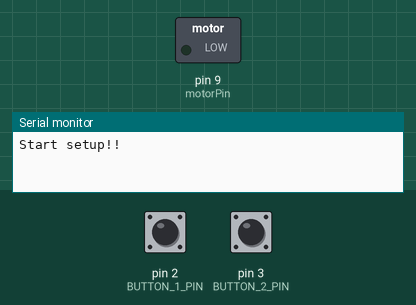
This sketch was run on a simulated Arduino Uno, built with avr-gcc and run on an emulated ATmega328P. On the bench: switched loads named in the sketch (green lamp = pin HIGH), the last lines printed to the serial monitor. The test bench sets the inputs (shaded band); at power-on: pin 2 (BUTTON_1_PIN) LOW, pin 3 (BUTTON_2_PIN) LOW.

Above: at 1.2 s.
1.3 s: pin 2 (BUTTON_1_PIN) pulled HIGH for 0.15 s
At 1.6 s:
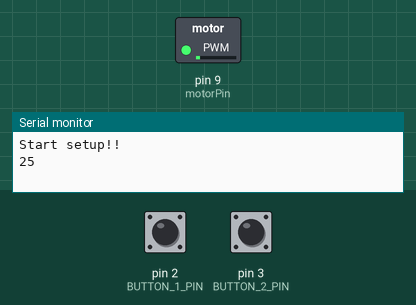
2.9 s: pin 3 (BUTTON_2_PIN) pulled HIGH for 0.15 s
At 4.0 s:
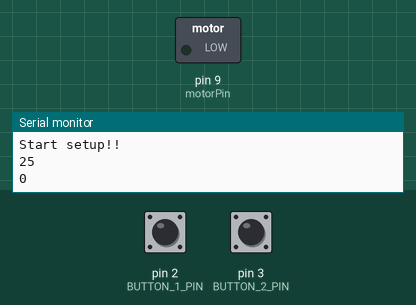
4.5 s: pin 2 (BUTTON_1_PIN) pulled HIGH for 1 s
At 5.3 s:
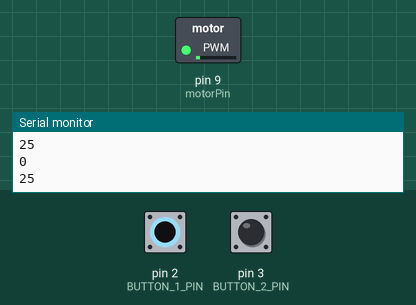
7.0 s: pin 3 (BUTTON_2_PIN) pulled HIGH for 1 s
At 8.4 s:
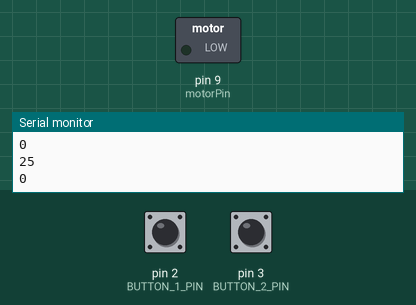
9.5 s: pin 2 (BUTTON_1_PIN) pulsed HIGH 5 times (0.12 s each, 0.3 s apart)
At 11.3 s:
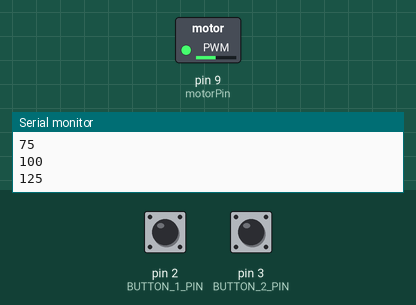
12.5 s: pin 2 (BUTTON_1_PIN) pulled HIGH for 0.15 s
At 13.8 s:
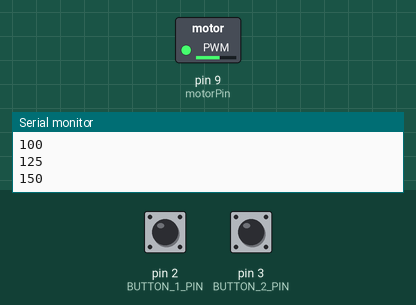
Timing chart, 0 to 15.1 s (numbered marks = the images above; inputs shaded):
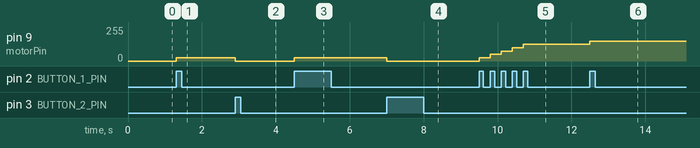

Measured:
- after the input at 1.3 s, pin 9 (motorPin): 0/255 → 25/255 at once
- after the input at 2.9 s, pin 9 (motorPin): 25/255 → 0/255 at once
- after the input at 4.5 s, pin 9 (motorPin): 0/255 → 25/255 at once
- after the input at 7.0 s, pin 9 (motorPin): 25/255 → 0/255 at once
- after the input at 9.5 s, pin 9 (motorPin): moves from 0/255 to 125/255 over 1.2 s, starting at once
- after the input at 12.5 s, pin 9 (motorPin): 125/255 → 150/255 at once

The sketch:

motor_PWM_button_interrupt.ino
```cpp
#define motorPin 9
#define BUTTON_OFF 0
#define BUTTON1_ON 1
#define BUTTON2_ON 2
const int BUTTON_1_PIN = 2;
const int BUTTON_2_PIN = 3;
int PWM=0;
volatile int buttonState;
void setup() {
  Serial.begin(9600);
  pinMode(motorPin,OUTPUT);
  pinMode(BUTTON_1_PIN,INPUT);
  pinMode(BUTTON_2_PIN,INPUT);
  attachInterrupt(digitalPinToInterrupt(BUTTON_1_PIN), button1Isr, RISING);
  attachInterrupt(digitalPinToInterrupt(BUTTON_2_PIN), button2Isr, RISING);
  Serial.println("Start setup!!");
}

void loop() {

  if(buttonState != BUTTON_OFF)
  {
   if(buttonState == BUTTON1_ON)
   {
     if(PWM<250)
     {
       PWM+=25;
     }
   }
   else if(buttonState==BUTTON2_ON)
   {
     if(PWM>0)
     {
       PWM-=25;
     }
   }
   analogWrite(motorPin,PWM);
   Serial.println(PWM);
   buttonState=BUTTON_OFF;
  }
}
void button1Isr()
{
  buttonState = BUTTON1_ON;
}
void button2Isr()
{
  buttonState=BUTTON2_ON;
}
```
